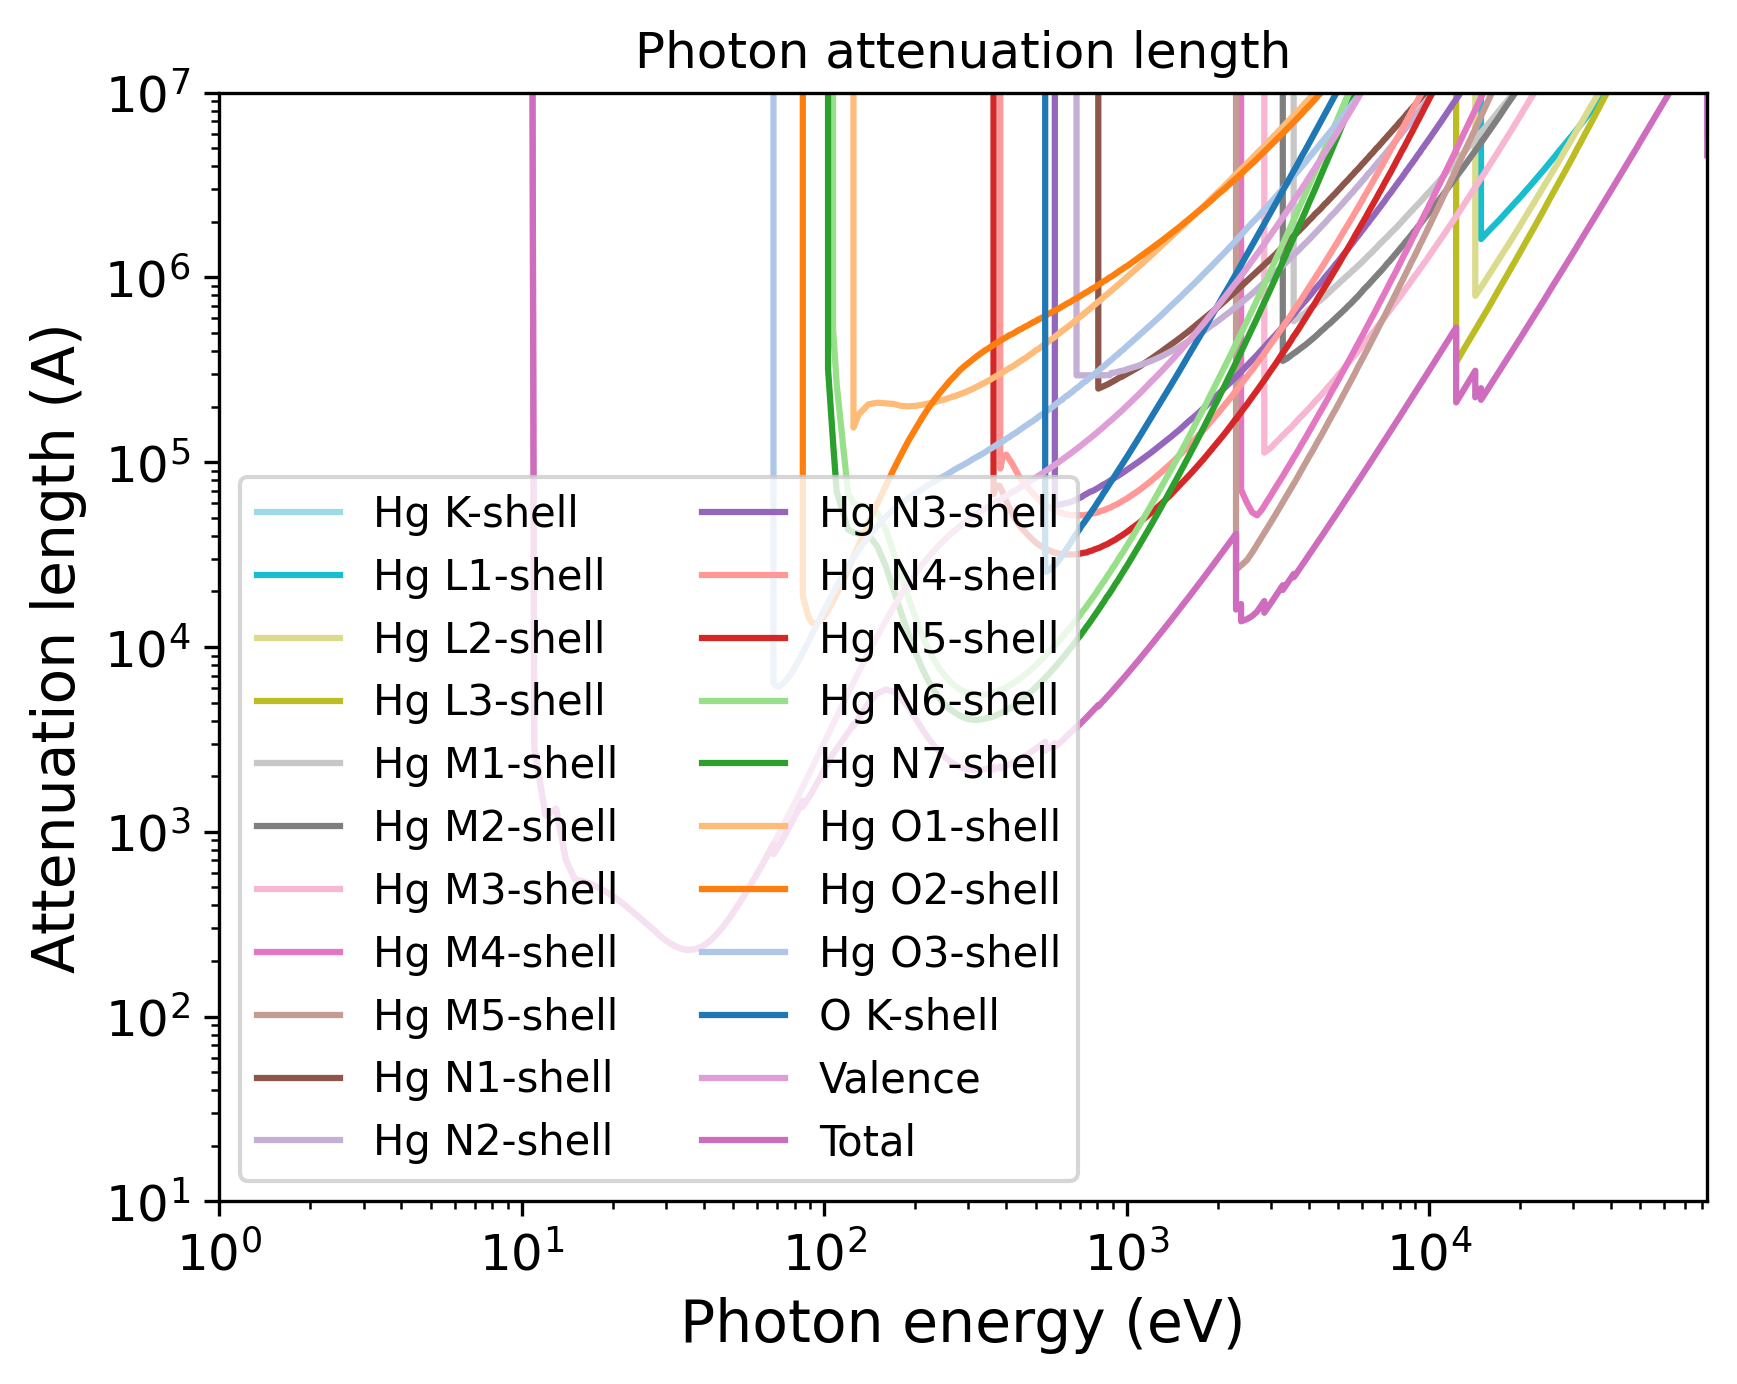

Write the Python code that produced this figure.
import pandas as pd
import numpy as np
import matplotlib.pyplot as plt
import matplotlib.cm as cm
# Set the format:
plt.xlabel("Photon energy (eV)", fontsize=14)
plt.ylabel("Attenuation length (A)", fontsize=14)
plt.xticks(fontsize=12)
plt.yticks(fontsize=12)
plt.grid(False)
# Set the axes:
# Read the output file:
df = pd.read_csv(r"OUTPUT_HgO_Photon_IMFP.dat", sep=r'\s+', header=None, comment="#", skipinitialspace=True)
plt.xscale("log")
plt.yscale("log")
# Prepare the plot:
columns_to_plot = [ 1, 2, 3, 4, 5, 6, 7, 8, 9, 10, 11, 12, 13, 14, 15, 16, 17, 18, 19, 20, 21, 22]
labels = [ "Hg K-shell", "Hg L1-shell", "Hg L2-shell", "Hg L3-shell", "Hg M1-shell", "Hg M2-shell", "Hg M3-shell", "Hg M4-shell", "Hg M5-shell", "Hg N1-shell", "Hg N2-shell", "Hg N3-shell", "Hg N4-shell", "Hg N5-shell", "Hg N6-shell", "Hg N7-shell", "Hg O1-shell", "Hg O2-shell", "Hg O3-shell", "O K-shell", "Valence", "Total"]
# Create N distinct colors from a colormap
N = len(columns_to_plot)
colors = np.vstack([plt.cm.tab20(np.linspace(1, 0, 20)), plt.cm.tab20b(np.linspace(1, 0, 20))])
# Set line styles:
linestyles = [ "-", "-", "-", "-", "-", "-", "-", "-", "-", "-", "-", "-", "-", "-", "-", "-", "-", "-", "-", "-", "-", "-"]
for i, col in enumerate(columns_to_plot):
    color = colors[i % len(colors)]
    ls    = linestyles[i % len(linestyles)]
    label = labels[i % len(labels)]
    plt.plot(df.iloc[:, 0], df.iloc[:, col],
    color=color,
    label=label,
    linestyle=ls)
plt.xlim(1.00000000,83108.00100000)
plt.ylim(10.00000000,10000000.00000000)
plt.title("Photon attenuation length")
plt.legend(loc="best", fontsize=10, ncol=2)
# Save the plot in this format:
plt.savefig("OUTPUT_MFP_photon.png", dpi=300, bbox_inches="tight")
